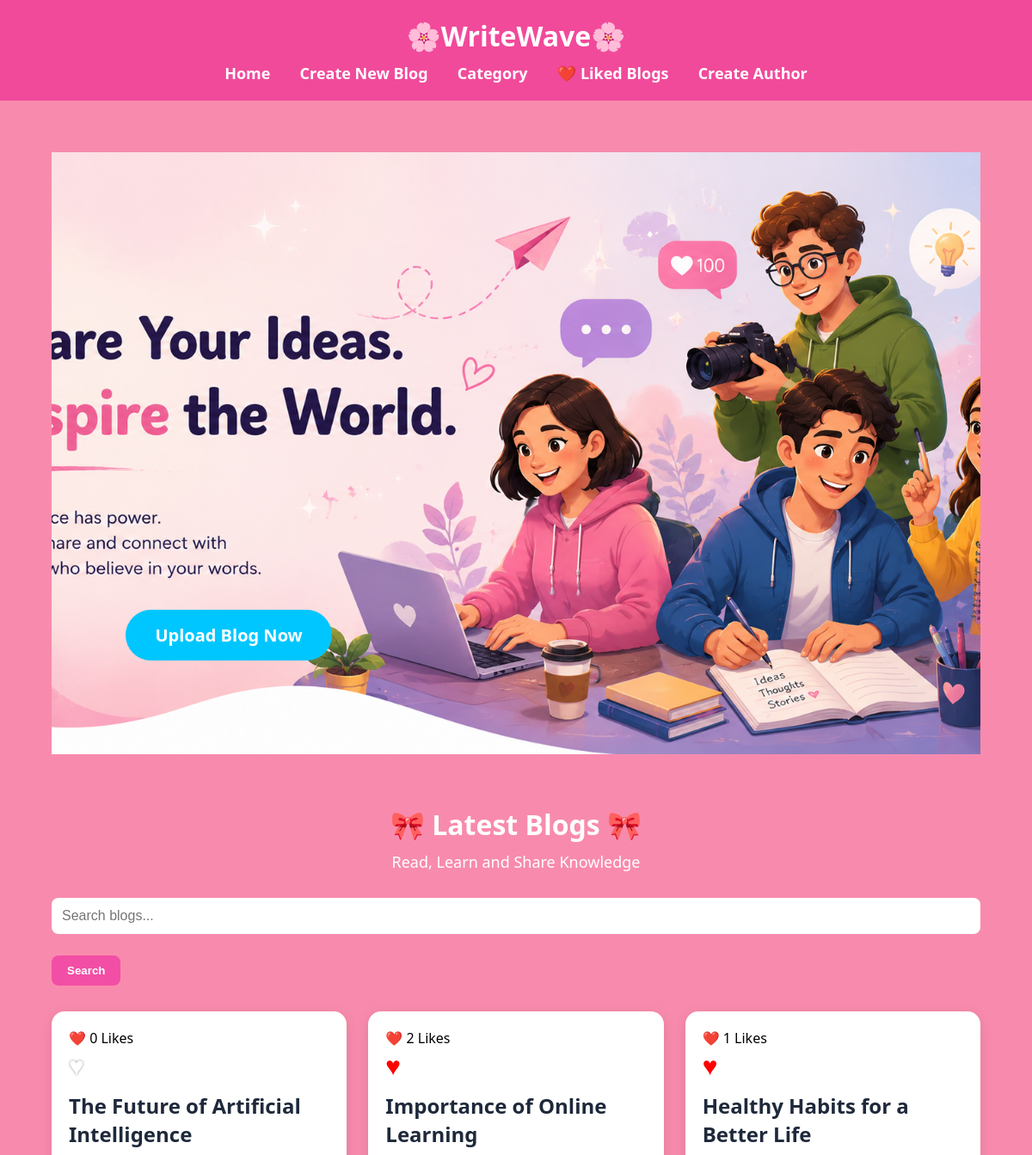
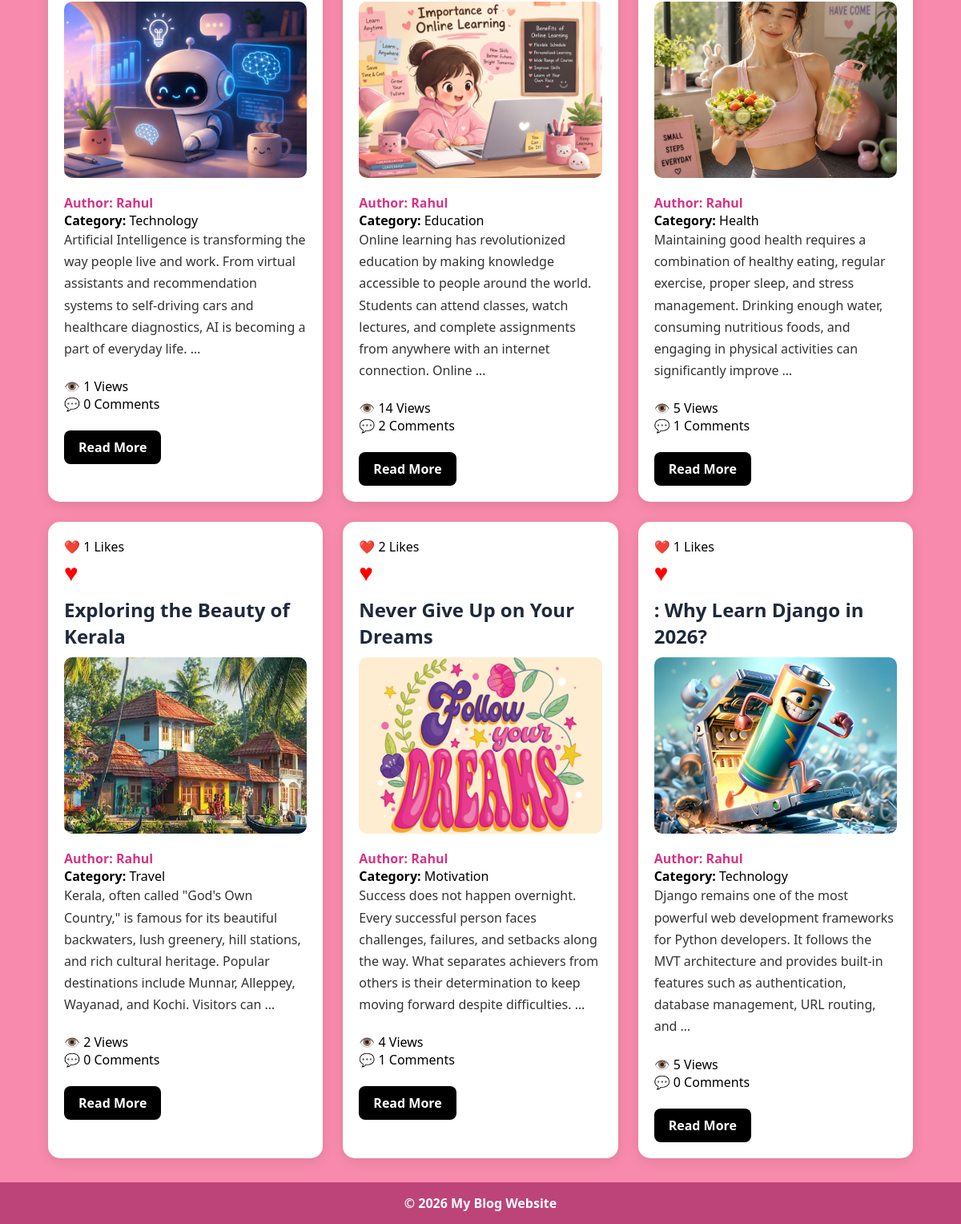
The page / on the database its author committed (2 pictures, top to bottom).
### blog/models.py (models this page shows, shortened)
class Blog(models.Model):
    title = models.CharField(max_length=100)
    author = models.ForeignKey(
        Author,
        on_delete=models.CASCADE,
        null=True,
        blank=True
    )
    category = models.ForeignKey(
        Category,
        on_delete=models.CASCADE,
        null=True,
        blank=True
    )
    content = models.TextField()
    image = models.ImageField(
        upload_to='blog_images/',
        null=True,
        blank=True
    )
    created_at = models.DateTimeField(auto_now_add=True)
    views = models.PositiveIntegerField(default=0)
    likes = models.PositiveIntegerField(default=0)
    liked = models.BooleanField(default=False)

class Author(models.Model):
    name = models.CharField(max_length=100)
    email = models.EmailField()
    bio = models.TextField()
    def __str__(self):
        return self.name

class Category(models.Model):
    name = models.CharField(max_length=50)
    def __str__(self):
        return self.name

### blog/views.py (the view)
# urls.py: path('', views.home, name='home'),
def home(request):
    query = request.GET.get('q')
    if query:
        blogs = Blog.objects.filter(title__icontains=query)
    else:
        blogs = Blog.objects.all()
    return render(request, 'blog/home.html', {'blogs': blogs})

### blog/templates/blog/home.html
{% extends 'blog/base.html' %}
{% load static %}
{% block content %}
<div class="hero-banner">
    <img src="{% static 'images/ChatGPT Image Jun 26, 2026, 10_58_12 PM.png' %}" alt="Welcome Banner">
    <a href="{% url 'add_blog' %}" class="hero-btn">
        Upload Blog Now
    </a>
</div>
<div class="hero">
    <h1>🎀 Latest Blogs 🎀</h1>
    <p>Read, Learn and Share Knowledge</p>
</div>
<form method="GET" class="search-box">
    <input
        type="text"
        name="q"
        placeholder="Search blogs..."
    >
    <button type="submit">
        Search
    </button>
</form>
<div class="blog-grid">
    {% for blog in blogs %}
    <div class="blog-card">
        <p>❤️ {{ blog.likes }} Likes</p>
        <a href="/like/{{ blog.id }}/"
           class="heart-btn {% if blog.liked %}red{% else %}white{% endif %}">
            ♥
        </a>
        <h2>{{ blog.title }}</h2>
        {% if blog.image %}
            <img src="{{ blog.image.url }}"
                 alt="{{ blog.title }}">
        {% endif %}
        <p class="author">
            <strong>Author:</strong>
            {{ blog.author }}
        </p>
        <p>
            <strong>Category:</strong>
            {{ blog.category }}
        </p>
        <p class="content">
            {{ blog.content|truncatewords:30 }}
        </p><br>
         <p>👁️ {{ blog.views }} Views</p>
        <p>💬 {{ blog.comment_set.count }} Comments</p><br>
        <a class="btn"
           href="/detail/{{ blog.id }}/">
            Read More
        </a>
    </div>
    {% empty %}
    <div class="blog-card">
        <h2>No Blogs Available</h2>
    </div>
    {% endfor %}
</div>
{% endblock %}

### blog/templates/blog/base.html (shortened to what this page needs)
{% load static %}
<!DOCTYPE html>
<html>
<head>
    <link rel="stylesheet"
          href="{% static 'css/style.css' %}">
</head>
<body>
<header>
    <h1>🌸WriteWave🌸</h1>
    <nav>
        <a href="/">Home</a>
        <a href="/add/">Create New Blog</a>
        <a href="/categories/">Category</a>
        <a href="/liked/">❤️ Liked Blogs</a>
        <a href="/add-author/">Create Author</a>
    </nav>
</header>
<div class="container">
    {% block content %}
    {% endblock %}
</div>
<footer>
    <p>© 2026 My Blog Website</p>
</footer>
</body>
</html>

### blog/static/css/style.css (style rules this page uses)
.hero-banner { width:100%; height:700px; overflow:hidden; border-radius:0px; margin:30px auto; position:relative; }
.hero-banner img { width:100%; height:100%; object-fit:cover; display:block; }
.hero-btn { position: absolute; left: 8%; top: 76%; display: inline-block; background: #00c6ff; color: white; text-decoration: none; padding: 16px 34px; border-radius: 50px; font-size: 20px; font-weight: bold; z-index: 10; transition: 0.3s; }
* { margin:0; padding:0; box-sizing:border-box; transition:all 0.2s ease; }
html, body { height:100%; font-family:'Segoe UI',sans-serif; background:#f88bad; }
body { display:flex; flex-direction:column; min-height:100vh; }
.container { width:90%; margin:auto; padding:30px 0; flex:1; }
header { background:#f14a9b; color:white; text-align:center; padding:20px; }
header h1 { margin-bottom:10px; font-size:32px; }
nav { margin-top:10px; }
nav a { color:white; text-decoration:none; margin:0 15px; font-size:18px; font-weight:bold; }
.hero { text-align:center; padding:30px; }
.hero h1 { color:white; margin-bottom:10px; }
.hero p { color:#fff; font-size:18px; }
.search-box { margin-bottom:30px; }
.search-box input { width:100%; padding:12px; border:none; border-radius:8px; font-size:16px; }
.search-box button { margin-top:10px; }
.blog-grid { display:grid; grid-template-columns:repeat(auto-fit,minmax(300px,1fr)); gap:25px; }
.blog-card { background:white; padding:20px; border-radius:15px; box-shadow:0 4px 15px rgba(0,0,0,0.1); }
.blog-card h2 { color:#1e293b; margin-bottom:10px; }
.blog-card img { width:100%; height:220px; object-fit:cover; border-radius:10px; margin-bottom:15px; }
.author { color:#d63384; font-weight:bold; }
.content { line-height:1.7; color:#333; }
.heart-btn { text-decoration:none; font-size:30px; display:inline-block; margin-bottom:10px; }
.heart-btn.white { color:white; text-shadow:0 0 3px #888; }
.heart-btn.red { color:red; }
.btn, .edit-btn, .delete-btn, .back-btn, button { display:inline-block; padding:10px 18px; border:none; border-radius:8px; text-decoration:none; color:white; font-weight:bold; cursor:pointer; }
.btn { background:black; }
button { background:#f24ea5; }
input, textarea, select { width:100%; padding:12px; margin-bottom:15px; border:1px solid white; border-radius:8px; font-size:16px; }
footer { background:#bd4479; color:white; text-align:center; padding:15px; font-weight:bold; width:100%; }
footer p { margin:0; }

### rows shown on the page
Blog: likes "0", title "The Future of Artificial Intelligence", image (picture), author "Rahul", category "Technology", content "Artificial Intelligence is transforming the way people live and work. From virtual assistants and recommendation systems to self-driving cars and healthcare diagnostics, AI is becoming a part of everyday life. …", views "1", comment_set.count "0"
Blog: likes "2", title "Importance of Online Learning", image (picture), author "Rahul", category "Education", content "Online learning has revolutionized education by making knowledge accessible to people around the world. Students can attend classes, watch lectures, and complete assignments from anywhere with an internet connection. Online …", views "14", comment_set.count "2"
Blog: likes "1", title "Healthy Habits for a Better Life", image (picture), author "Rahul", category "Health", content "Maintaining good health requires a combination of healthy eating, regular exercise, proper sleep, and stress management. Drinking enough water, consuming nutritious foods, and engaging in physical activities can significantly improve …", views "5", comment_set.count "1"
Blog: likes "1", title "Exploring the Beauty of Kerala", image (picture), author "Rahul", category "Travel", content "Kerala, often called \"God's Own Country,\" is famous for its beautiful backwaters, lush greenery, hill stations, and rich cultural heritage. Popular destinations include Munnar, Alleppey, Wayanad, and Kochi. Visitors can …", views "2", comment_set.count "0"
Blog: likes "2", title "Never Give Up on Your Dreams", image (picture), author "Rahul", category "Motivation", content "Success does not happen overnight. Every successful person faces challenges, failures, and setbacks along the way. What separates achievers from others is their determination to keep moving forward despite difficulties. …", views "4", comment_set.count "1"
Blog: likes "1", title ": Why Learn Django in 2026?", image (picture), author "Rahul", category "Technology", content "Django remains one of the most powerful web development frameworks for Python developers. It follows the MVT architecture and provides built-in features such as authentication, database management, URL routing, and …", views "5", comment_set.count "0"
